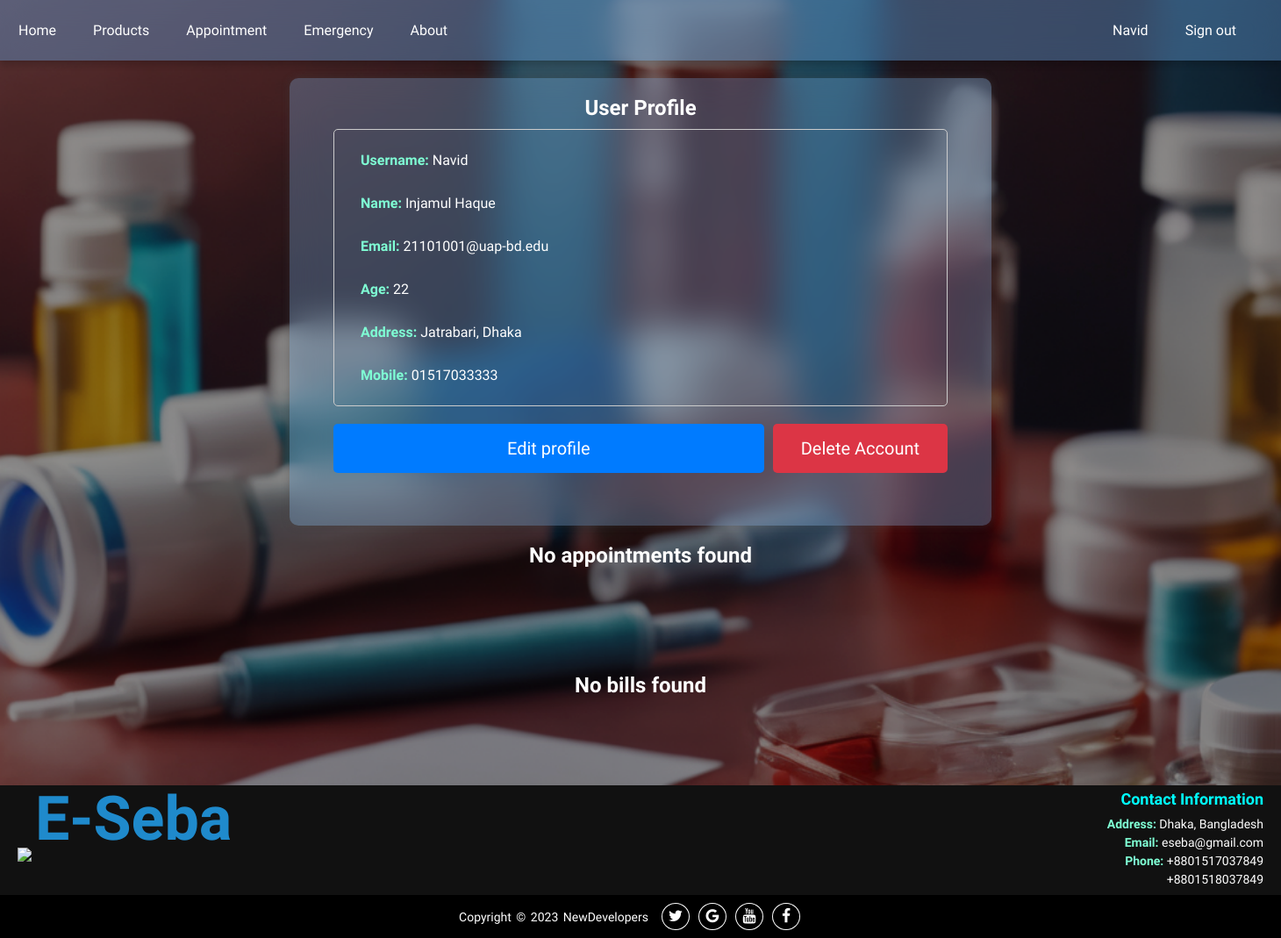
Page /user_profile/ (signed in) on the committed database.
### myApp/models.py (models this page shows, shortened)
class UserProfile(models.Model):
    user = models.OneToOneField(User, on_delete=models.CASCADE)
    def fullname(self):
        return f"{self.user.first_name} {self.user.last_name}"
    age = models.IntegerField()
    address = models.CharField(max_length=255)
    mobile = models.CharField(max_length=15)
    GENDER = (
        ('Male', 'Male'),
        ('Female', 'Female'),
    )
    gender = models.CharField(max_length=10, choices=GENDER)

### myApp/views.py (the view, shortened to what this page needs)
# urls.py: path('user_profile/', views.user_profile, name='user_profile'),
def user_profile(request):
    user_profile = UserProfile.objects.get(user=request.user)
    profile_form = UserProfileForm(instance=user_profile)
    user_form = UserForm(instance=request.user)
    appointments = Appointment.objects.filter(user=request.user)
    bills = Bill.objects.filter(customer=request.user).prefetch_related(
        Prefetch('billitem_set', queryset=BillItem.objects.select_related('accessory'))
    ).annotate(total_item_cost=Sum('billitem__total_cost'))
    context = {
        'user_profile': user_profile,
        'profile_form': profile_form,
        'user_form': user_form,
        'appointments': appointments,
        'bills': bills,
    }
    return render(request, 'user_profile.html', context)

### myApp/templates/user_profile.html (shortened to what this page needs)
{% extends 'base.html' %}
{% load static %}
{% block extra-styles %}
<link rel="stylesheet" href="{% static 'css/__user_profile.css' %}" />
{% endblock %}
{% block content %}
<div class="containerinfo" id="userProfileView" >
    <h2>User Profile</h2>
    <div class="info">
        <p><strong>Username:</strong> {{ user_profile.user.username }}</p>
        <p><strong>Name:</strong> {{ user_profile.fullname }} </p>
        <p><strong>Email:</strong> {{ user_profile.user.email }}</p>
        <p><strong>Age:</strong> {{ user_profile.age }}</p>
        <p><strong>Address:</strong> {{ user_profile.address }}</p>
        <p><strong>Mobile:</strong> {{ user_profile.mobile }}</p>
    </div>
    <div class="button-container">
        <button id="editButton" class="b1">Edit profile</button>
        <form method="post">
            <button type="submit" name="delete_account" class="b2">Delete Account</button>
        </form>
    </div>
</div>
{% if appointments %}
    <h2>List of appointments</h2>
{% else %}
    <h2>No appointments found</h2>
{% endif %}
<div class="containerapp">
</div>
{% if bills %}
    <h2>Your payment history</h2>
{% else %}
    <h2>No bills found</h2>
{% endif %}
<div class="containerbill">
</div>
{% endblock %}

### myApp/templates/base.html (shortened to what this page needs)
<!DOCTYPE html>
{% load static %}
<html lang="en">
<head>
    <link rel="stylesheet" href="https://stackpath.bootstrapcdn.com/font-awesome/4.7.0/css/font-awesome.min.css">
    <link rel="stylesheet" href="{% static 'css/__base.css' %}" />
    {% block extra-styles %} {% endblock %}
</head>
<body>
    <div class="topnav">
        <a href="{% url 'home' %}">Home</a>
        <a href="{% url 'products' %}">Products</a>
        <a href="{% url 'appointment' %}">Appointment</a>
        <a href="{% url 'emergency' %}">Emergency</a>
        <a href="{% url 'about' %}">About</a>
        <div id="user-links">
            {% if user.is_authenticated %}
                {% if user.is_superuser %}
                    <a href="{% url 'admin:index' %}" class="user-link">Admin Panel</a>
                    <a href="{% url 'logout' %}" class="user-link">Sign out</a>
                {% else %}
                <div class="user-info">
                    <a href="{% url 'user_profile' %}" class="user-link">{{ user.username }}</a>
                    <a href="{% url 'logout' %}" class="user-link">Sign out</a>
                </div>
                {% endif %}
            {% else %}
                <a href="{% url 'login' %}" class="user-link">Login</a>
                <a href="{% url 'register' %}" class="user-link">Sign-up</a>
            {% endif %}
        </div>
    </div>
    {% block content %}{% endblock %}
    <footer>
        <div class="footer-content">
            <div class="logo">
                <img src="{% static 'image/favicon.png' %}">
                <span class="eseba">E-Seba</span>
            </div>
            <div class="contact-info">
                <h3>Contact Information</h3>
                <ul>
                    <li><strong>Address:</strong> Dhaka, Bangladesh</li>
                    <li><strong>Email:</strong> eseba@gmail.com</li>
                    <li><strong>Phone:</strong> +8801517037849</li>
                    <li>+8801518037849</li>
                </ul>
            </div>
        </div>
        <div class="footer-bottom">
            <p>Copyright &copy; 2023 NewDevelopers</p>
            <div class="footer-menu">
                <ul class="f-menu">
                    <li><a href="#"><i class="fa fa-twitter"></i></a></li>
                    <li><a href="#"><i class="fa fa-google"></i></a></li>
                    <li><a href="#"><i class="fa fa-youtube"></i></a></li>
                    <li><a href="#"><i class="fa fa-facebook"></i></a></li>
                </ul>
            </div>
        </div>
    </footer>
</body>
</html>

### myApp/static/css/__base.css (style rules this page uses)
* { margin: 0; padding: 0; box-sizing: border-box; }
body { font-family: 'Mooli', sans-serif; display: flex; min-height: 100vh; align-items: center; text-align: center; background-image: url(../image/background.png); background-size: cover; background-position: center; background-repeat: no-repeat; color: #fff; background-attachment: fixed; flex-direction: column; }
.topnav { position: sticky; top: 0; width: 100%; z-index: 999; background-color: rgba(97, 154, 212, 0.428); box-shadow: 0 4px 8px rgba(0, 0, 0, 0.2); backdrop-filter: blur(20px); }
.topnav a { float: left; display: block; color: rgb(255, 255, 255); text-align: center; font-weight: normal; padding: 25px 16px; margin: 0px 5px; transition: transform 0.4s; text-decoration: none; }
#user-links { float: right; margin-right: 20px; }
.user-link { color: #ffffff; text-align: center; padding: 25px 16px; margin: 0px 5px; transition: transform 0.3s; text-decoration: none; }
.user-info { display: flex; align-items: center; border-radius: 5px; margin-right: 10px; color: #fff; }
footer { width: 100%; color: #fff; text-align: center; }
.footer-content { background: #111; color: #fff; padding: 5px 20px; display: flex; justify-content: space-between; align-items: center; }
.logo img { max-width: 100px; height: auto; }
.logo .eseba { position: relative; top: -25px; margin: 0px auto; font-size: 70px; font-weight: 900; color: #1F8ACC; }
.contact-info { text-align: right; }
.contact-info h3 { color: aqua; font-size: 18px; margin-bottom: 10px; }
.contact-info ul { list-style-type: none; padding: 0; }
.contact-info ul li { font-size: 14px; margin: 5px 0; }
.contact-info ul li strong { font-weight: bold; }
.footer-bottom { background: #000; width: 100%; display: flex; align-items: center; justify-content: center; }
.footer-bottom p { font-size: 14px; word-spacing: 2px; text-transform: capitalize; margin: 0; }
.footer-menu { padding: 15px; float: right; }
.footer-menu ul { list-style: none; display: flex; align-items: center; justify-content: center; }
.footer-menu ul li { padding-right: 10px; display: block; }
.footer-menu ul li a { text-decoration: none; color: #fff; border: 1.1px solid white; padding: 5px; border-radius: 50%; }
.footer-menu ul li a i { font-size: 1.1rem; width: 20px; transition: color .4s ease; }

### myApp/static/css/__user_profile.css (style rules this page uses)
.containerinfo { float: left; width: 800px; min-height: 500px; padding: 50px; padding-top: 0px; margin-top: 20px; position: relative; text-align: left; color: white; border-radius: 10px; box-shadow: 0 0 10px rgba(69, 69, 69, 0.355); background-color: rgba(139, 199, 255, 0.282); backdrop-filter: blur(20px); }
.containerapp { display: flex; min-height: 100px; padding: 10px; width: 1700px; color: white; border-radius: 10px; flex-direction: row; justify-content: center; flex-wrap: wrap; align-items: center; }
.containerbill { display: flex; min-height: 100px; padding: 10px; width: 1700px; color: white; border-radius: 10px; flex-direction: row; justify-content:center; flex-wrap: wrap; align-items: center; }
.info { border: 1px solid #ccc; border-radius: 5px; padding: 10px 0px 10px 30px; margin: 10px 0 20px; }
h2 { text-align: center; font-size: 24px; padding-top: 20px; }
p { padding: 15px 0px; }
strong { color: aquamarine; }
.button-container { font-family: Mooli, sans-serif; display: flex; justify-content: space-between; margin-bottom: 10px; }
.button-container button { font-family: Mooli, sans-serif; background-color: #dc3545; font-size: 20px; color: #fff; padding: 16px 32px; border: none; border-radius: 5px; cursor: pointer; transition: background-color 0.3s ease; flex: 1; }
#editButton { background-color: #007BFF; margin-right: 10px; width: 100px; }
a { color: white; text-decoration: none; }

### rows in the picture
UserProfile: user.username "Navid", fullname "Injamul Haque", user.email "21101001@uap-bd.edu", age "22", address "Jatrabari, Dhaka", mobile "01517033333"

### other values in the picture
{{ user.username }} "Navid"
